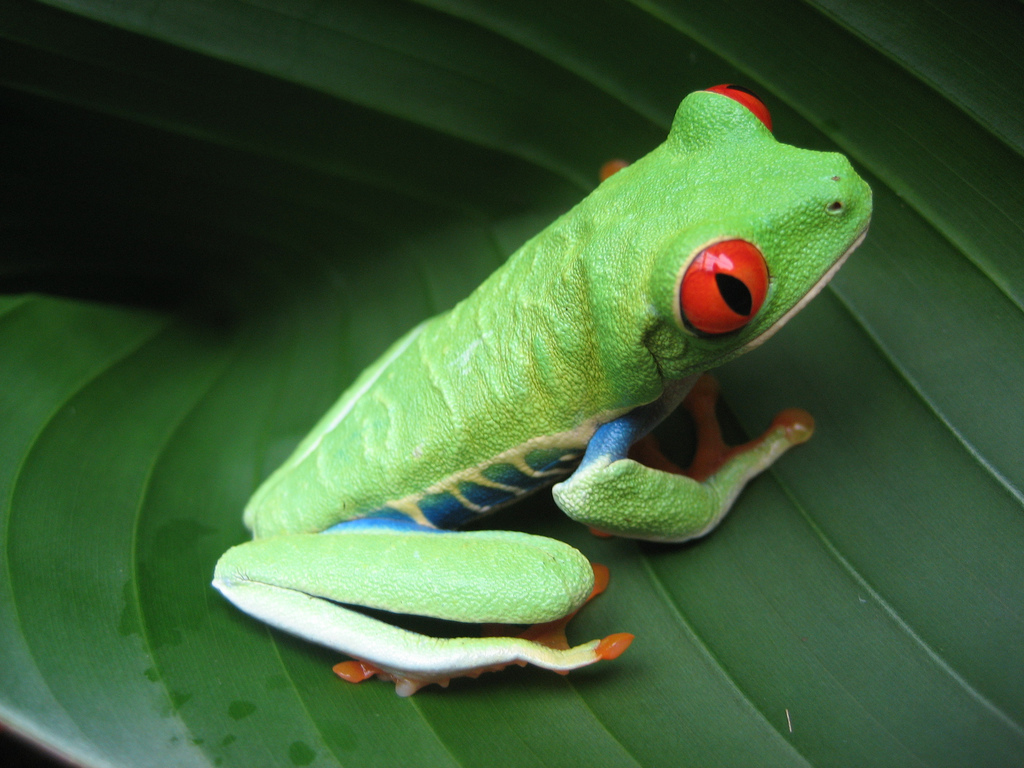
%> input picture test_io/1.jpg, 1024 x 768 px
$ octave --eval "ImageToText('../test_io/1.jpg');"   (GNU Octave 9; MATLAB toolbox functions it lacks are replaced by stand-ins)
%> lines starting %> are read from the running program, lines starting %| are printed output that depends on the picture
function ImageToText(Image)
%> called with Image = '../test_io/1.jpg'

%% This function converts an image to a text file
%% Reading Image
G= imread(Image);
%> G is the input picture: size 768x1024x3 uint8; mean R, G, B 62.4, 92.6, 54.8
 G= imresize(G,[100 100]);
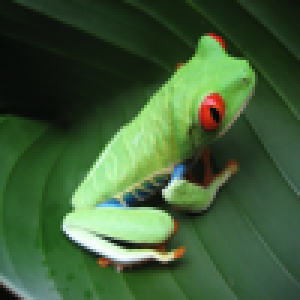
%> G: size 100x100x3 uint8 (shown 3 times larger); mean R, G, B 62.4, 92.6, 54.8
 G= rgb2gray(G);
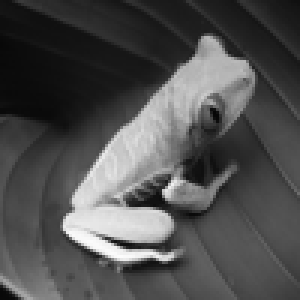
%> G: size 100x100 uint8 (shown 3 times larger); min 6, max 252, mean 79.3
[R,C]=size(G);
%> R = 100; C = 100
G= reshape(G,R*C,1);
%% Open a file for writing
fid= fopen('ImageText.txt','w');


% %% Print Image attributes (Row,Columns)
% fprintf(fid,'%d\r\n',length(G(:,1)));% rows
% fprintf(fid,'%d\r\n',length(G(1,:)));% columns

%% Print in Image Values
for i=1:length(G(:)),
fprintf(fid,'%d\n',G(i));
end
%% Close the file:
fclose(fid);

end
